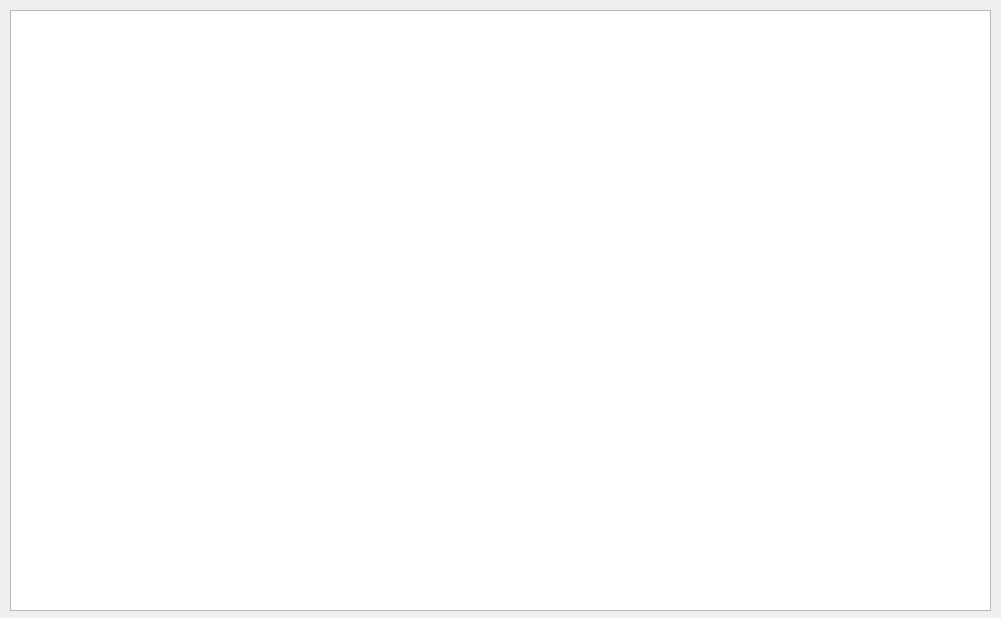
<?xml version="1.0" encoding="UTF-8"?>
<ui version="4.0">
 <class>MainWindow</class>
 <widget class="QMainWindow" name="MainWindow">
  <property name="geometry">
   <rect>
    <x>0</x>
    <y>0</y>
    <width>1001</width>
    <height>618</height>
   </rect>
  </property>
  <property name="windowTitle">
   <string>Espresso</string>
  </property>
  <widget class="QWidget" name="centralwidget">
   <widget class="QTableView" name="tableView">
    <property name="geometry">
     <rect>
      <x>10</x>
      <y>10</y>
      <width>981</width>
      <height>601</height>
     </rect>
    </property>
   </widget>
  </widget>
 </widget>
 <resources/>
 <connections/>
</ui>
